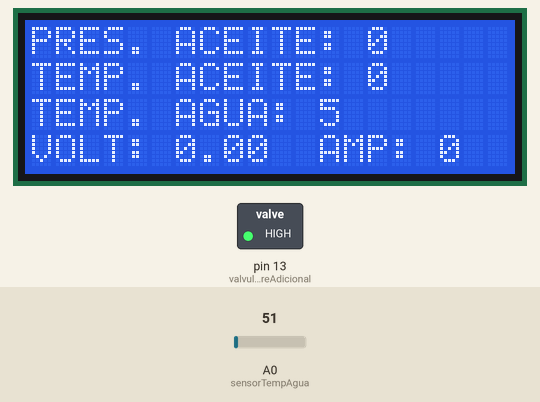
This sketch was run on a simulated Arduino Uno, built with avr-gcc and run on an emulated ATmega328P. On the bench: 20×4 character LCD, switched loads named in the sketch (green lamp = pin HIGH). Inputs (shaded band) come from the test bench; at power-on: A0 (sensorTempAgua) = 51.

Above: at 1.2 s.
1.3 s: A0 (sensorTempAgua) set to 61
3.5 s: A0 (sensorTempAgua) set to 71
5.6 s: A0 (sensorTempAgua) set to 86
Timing chart, 0 to 8.6 s (numbered marks = the images above; inputs shaded):
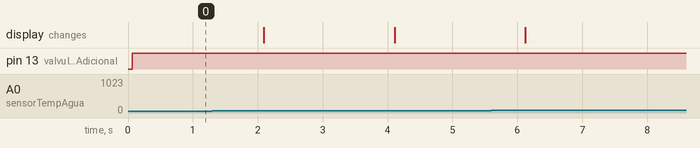

The sketch:

ECU-TempAgua.ino
```cpp
/*
  Proyecto ECU

  The circuit:
 * LCD RS pin to digital pin 12
 * LCD Enable pin to digital pin 11
 * LCD D4 pin to digital pin 5
 * LCD D5 pin to digital pin 4
 * LCD D6 pin to digital pin 3
 * LCD D7 pin to digital pin 2
 * LCD R/W pin to ground
 * LCD VSS pin to ground
 * LCD VCC pin to 5V
 * 10K resistor:
 * ends to +5V and ground
 * wiper to LCD VO pin (pin 3)

*/

// include the library code:
#include <LiquidCrystal.h>

// initialize the library by associating any needed LCD interface pin
// with the arduino pin number it is connected to
const int rs = 12, en = 11, d4 = 5, d5 = 4, d6 = 3, d7 = 2;
LiquidCrystal lcd(rs, en, d4, d5, d6, d7);

// Defino constantes
const int valvulaAireAdicional = 13;
const int sensorTempAgua = A0;

// Inicializo variables
int pAceite = 0;
int tAceite = 0;
int tAgua = 0;
float volt = 0.0;
int amp = 0;
String estadoValvulaAireAdicional = "";

void setup() {
  Serial.begin(9600);
  // set up the LCD's number of columns and rows:
  lcd.begin(20, 4);

  pinMode(valvulaAireAdicional, OUTPUT);
}

void loop() {

  calcularValores();

  controlarValvulaAireAdicional();

  pantalla();

  delay(1000);
}


//Metodos privados

int calcularTempAgua(){
  // read the input on analog pin 0:
  return analogRead(sensorTempAgua)/10;
}

void controlarValvulaAireAdicional(){

  if(tAgua < 25 && digitalRead(valvulaAireAdicional) == LOW){
    digitalWrite(valvulaAireAdicional, HIGH);
  }
  if(tAgua >= 25 && digitalRead(valvulaAireAdicional) == HIGH){
    digitalWrite(valvulaAireAdicional, LOW);
  }
}

void calcularValores(){
  pAceite = 0;
  tAceite = 0;
  tAgua = calcularTempAgua();
  volt = 0.0;
  amp = 0;
}

void pantalla(){
  // PRESION DE ACEITE
  lcd.setCursor(0, 0);
  lcd.print("PRES. ACEITE: ");
  lcd.print(pAceite);

  // TEMPERATURA DE ACEITE
  lcd.setCursor(0, 1);
  lcd.print("TEMP. ACEITE: ");
  lcd.print(tAceite);

  // TEMPERATURA DE AGUA
  lcd.setCursor(0, 2);
  lcd.print("TEMP. AGUA: ");
  lcd.print(tAgua);

  // VOLTAJE
  lcd.setCursor(0, 3);
  lcd.print("VOLT: ");
  lcd.print(volt);

  // AMPERAJE
  lcd.setCursor(12, 3);
  lcd.print("AMP: ");
  lcd.print(amp);
}
```
